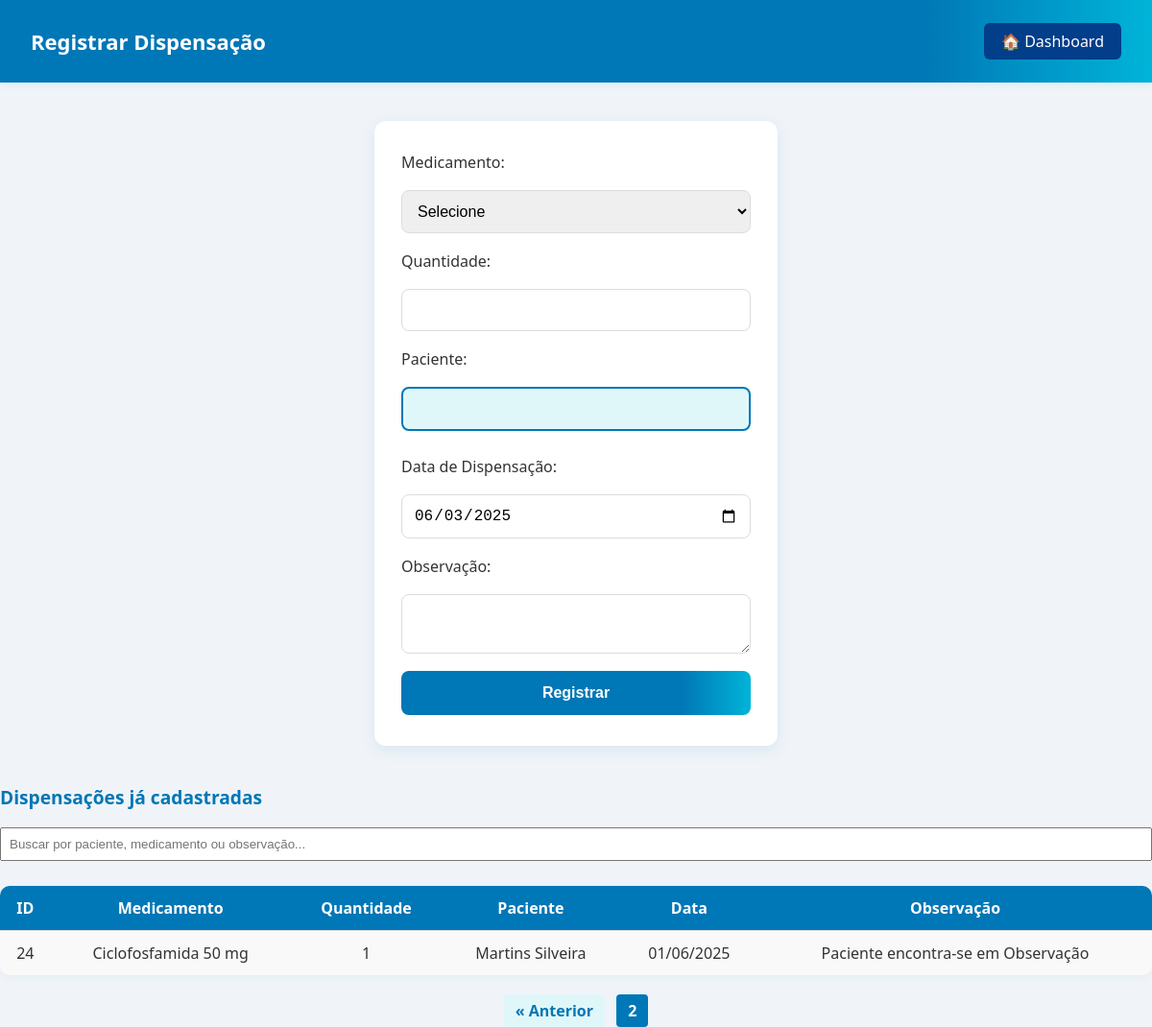
Screenshot of /php/dispensacao.php?pagina=2 (signed in) with the database file from the repository.
### tables this page shows
CREATE TABLE `dispensacoes` (
  `id` int(11) NOT NULL,
  `medicamento_id` int(11) NOT NULL,
  `quantidade` int(11) NOT NULL,
  `paciente` varchar(255) NOT NULL DEFAULT current_timestamp(),
  `data_disp` date NOT NULL,
  `observacao` text NOT NULL DEFAULT current_timestamp()
);

CREATE TABLE `medicamentos` (
  `id` int(11) NOT NULL,
  `nome` varchar(100) NOT NULL,
  `descricao` text DEFAULT NULL,
  `validade` date NOT NULL,
  `quantidade` int(11) NOT NULL DEFAULT 0
);

### php/dispensacao.php (the view, shortened to what this page needs)
<?php
include("conexao.php");
$por_pagina = 10;
$pagina = isset($_GET['pagina']) ? max(1, intval($_GET['pagina'])) : 1;
$offset = ($pagina - 1) * $por_pagina;
$sql_disp = "SELECT d.id, m.nome AS medicamento, d.quantidade, d.paciente, d.data_disp, d.observacao
             FROM dispensacoes d
             JOIN medicamentos m ON d.medicamento_id = m.id
             ORDER BY d.data_disp DESC
             LIMIT $por_pagina OFFSET $offset";
$result_disp = $conn->query($sql_disp);
?>
<!DOCTYPE html>
<html lang="pt-br">
<head>
    <link rel="stylesheet" href="../css/style.css">
    <link rel="stylesheet" href="../css/dispensacao.css">
</head>
<body>
<div class="top-bar">
    <h2>Registrar Dispensação</h2>
    <a href="dashboard.php">🏠 Dashboard</a>
</div>
<div class="form-container">
    <form id="form-dispensacao" method="POST" action="processa_dispensacao.php">
        <label for="medicamento_id">Medicamento:</label>
        <select id="medicamento_id" name="medicamento_id" required>
            <option value="">Selecione</option>
        </select>
        <label for="quantidade">Quantidade:</label>
        <input type="number" name="quantidade" id="quantidade" required>
        <label for="paciente">Paciente:</label>
        <input type="text" name="paciente" id="paciente" class="campo-paciente" required>
        <label for="data_disp">Data de Dispensação:</label>
        <input type="date" name="data_disp" id="data_disp" value="<?php echo date('Y-m-d'); ?>" required>
        <label for="observacao">Observação:</label>
        <textarea name="observacao" id="observacao"></textarea>
        <button type="submit">Registrar</button>
    </form>
</div>
<div class="listar-container" style="margin-top:40px;">
    <h3>Dispensações já cadastradas</h3>
    <input type="text" id="busca-dispensacao" placeholder="Buscar por paciente, medicamento ou observação..." style="margin-bottom:16px;width:100%;padding:8px;">
    <table class="tabela-dispensacoes" id="tabela-dispensacoes">
        <thead>
            <tr>
                <th>ID</th>
                <th>Medicamento</th>
                <th>Quantidade</th>
                <th>Paciente</th>
                <th>Data</th>
                <th>Observação</th>
            </tr>
        </thead>
        <tbody>
            <?php if ($result_disp && $result_disp->num_rows > 0): ?>
                <?php while ($row = $result_disp->fetch_assoc()): ?>
                    <tr>
                        <td><?= $row['id'] ?></td>
                        <td><?= htmlspecialchars($row['medicamento']) ?></td>
                        <td><?= $row['quantidade'] ?></td>
                        <td><?= htmlspecialchars($row['paciente']) ?></td>
                        <td><?= date('d/m/Y', strtotime($row['data_disp'])) ?></td>
                        <td><?= htmlspecialchars($row['observacao']) ?></td>
                    </tr>
                <?php endwhile; ?>
            <?php else: ?>
                <tr><td colspan="6">Nenhuma dispensação cadastrada.</td></tr>
            <?php endif; ?>
        </tbody>
    </table>
</div>
<div class="paginacao" style="margin-top:20px; text-align:center;">
    <?php if ($pagina > 1): ?>
        <a href="?pagina=<?= $pagina - 1 ?>">&laquo; Anterior</a>
    <?php endif; ?>
    <strong><?= $pagina ?></strong>
</div>
</body>
</html>

### css/style.css (style rules this page uses)
* { margin: 0; padding: 0; box-sizing: border-box; }
body { font-family: 'Segoe UI', sans-serif; background-color: #f0f4f8; color: #333; }
.top-bar { background: linear-gradient(90deg, #0077b6 80%, #00b4d8 100%); color: #fff; padding: 24px 32px; display: flex; justify-content: space-between; align-items: center; box-shadow: 0 2px 8px rgba(0, 119, 182, 0.08); }
.top-bar h2, .top-bar h1 { font-size: 22px; }
.top-bar a { color: #fff; text-decoration: none; background-color: #023e8a; padding: 8px 18px; border-radius: 6px; transition: background 0.3s; font-weight: 500; }

### css/dispensacao.css (style rules this page uses)
.form-container { background: #fff; max-width: 420px; margin: 40px auto 0 auto; padding: 32px 28px; border-radius: 12px; box-shadow: 0 4px 16px rgba(0,119,182,0.10); }
.form-container form { display: flex; flex-direction: column; gap: 18px; }
.form-container select, .form-container input[type="number"], .form-container input[type="date"], .form-container textarea { padding: 12px; border: 1px solid #dcdcdc; border-radius: 8px; font-size: 16px; transition: border 0.2s; }
.form-container button[type="submit"] { background: linear-gradient(90deg, #0077b6 80%, #00b4d8 100%); color: #fff; border: none; border-radius: 8px; padding: 14px; font-size: 16px; font-weight: 600; cursor: pointer; transition: background 0.3s, transform 0.2s; }
.campo-paciente { border: 2px solid #0077b6; background: #e0f7fa; border-radius: 8px; padding: 12px; font-size: 16px; margin-bottom: 8px; transition: border 0.2s, background 0.2s; }
.tabela-dispensacoes { width: 100%; border-collapse: collapse; background: #f9f9f9; border-radius: 10px; overflow: hidden; box-shadow: 0 2px 8px rgba(0,119,182,0.06); margin-top: 10px; }
.tabela-dispensacoes th, .tabela-dispensacoes td { padding: 12px 10px; border-bottom: 1px solid #e0e0e0; text-align: center; }
.tabela-dispensacoes th { background: #0077b6; color: #fff; font-weight: 600; }
.tabela-dispensacoes tr:last-child td { border-bottom: none; }
.listar-container h3 { color: #0077b6; margin-bottom: 18px; font-size: 1.2rem; font-weight: 600; }
.paginacao a, .paginacao strong { display: inline-block; margin: 0 4px; padding: 6px 12px; border-radius: 4px; background: #e0f7fa; color: #0077b6; text-decoration: none; font-weight: bold; }
.paginacao strong { background: #0077b6; color: #fff; }

### rows the page displays
dispensacoes: id "24", medicamento.nome "Ciclofosfamida 50 mg", quantidade "1", paciente "Martins Silveira", data_disp "01/06/2025", observacao "Paciente encontra-se em Observação"

### other values shown
$pagina "2"
